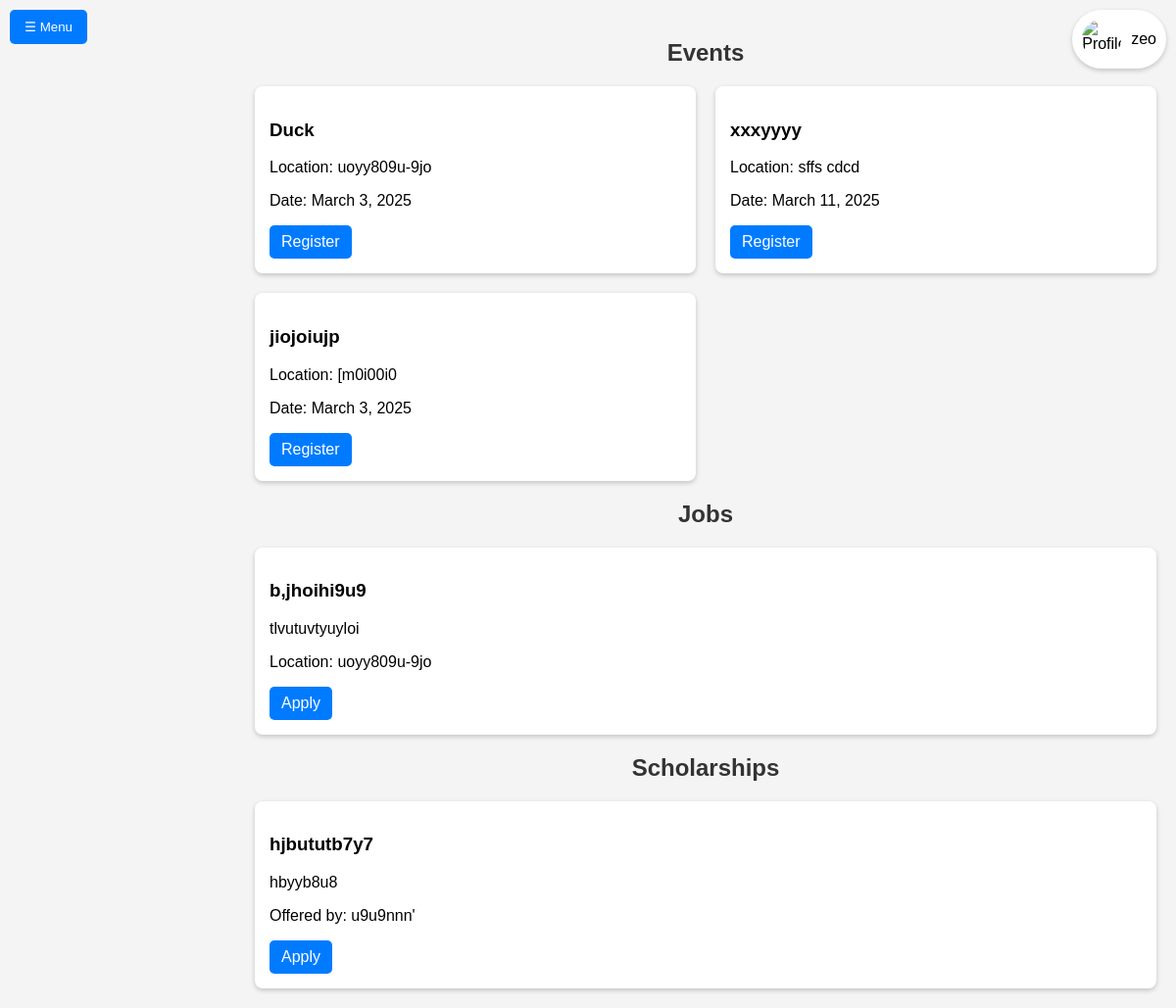
Page /dashboard/ (signed in) on the committed database.
### mainapp/models.py (models this page shows, shortened)
class AthleteProfile(models.Model):
    user = models.OneToOneField(User, on_delete=models.CASCADE)
    profile_picture = models.ImageField(upload_to='profile_pics/', null=True, blank=True)  # Allow blank images

class Event(models.Model):
    organizer = models.ForeignKey(CustomUser, on_delete=models.CASCADE, related_name="organized_events")
    name = models.CharField(max_length=255)
    date = models.DateField()
    location = models.CharField(max_length=255)
    entry_fee = models.DecimalField(max_digits=6, decimal_places=2, null=True, blank=True)
    rules = models.TextField()
    participants = models.ManyToManyField(CustomUser, blank=True, related_name="joined_events")

class Job(models.Model):
    title = models.CharField(max_length=255)
    description = models.TextField()
    posted_by = models.ForeignKey(CustomUser, on_delete=models.CASCADE, related_name="posted_jobs")
    location = models.CharField(max_length=255, blank=True)
    applicants = models.ManyToManyField(CustomUser, blank=True, related_name="job_applications")

class Scholarship(models.Model):
    title = models.CharField(max_length=255)
    details = models.TextField()
    organization = models.CharField(max_length=255)
    applicants = models.ManyToManyField(CustomUser, blank=True, related_name="applied_scholarships")

### accounts/models.py (models this page shows, shortened)
class CustomUser(AbstractUser):
    ROLE_CHOICES = [
        ("Athlete", "Athlete"),
        ("Trainer", "Trainer"),
        ("Organizer", "Organizer"),
    ]
    role = models.CharField(max_length=20, choices=ROLE_CHOICES, default="Athlete")
    profile_picture = models.ImageField(upload_to="profiles/", blank=True, null=True)

### mainapp/views.py (the view)
# urls.py: path("dashboard/", athlete_dashboard, name="athlete_dashboard"),
@login_required
def athlete_dashboard(request):
    athlete_profile, created = AthleteProfile.objects.get_or_create(user=request.user)
    events = Event.objects.all()
    teams = Team.objects.all()
    trainers = TrainerProfile.objects.all()
    jobs = Job.objects.all()
    scholarships = Scholarship.objects.all()
    context = {
        "athlete_profile": athlete_profile,
        "events": events,
        "teams": teams,
        "trainers": trainers,
        "jobs": jobs,
        "scholarships": scholarships
    }
    return render(request, "athlete_dashboard.html", context)

### templates/athlete_dashboard.html (shortened to what this page needs)
<!DOCTYPE html>
<html lang="en">
<head>
</head>
<body>
    <button class="menu-button" onclick="toggleMenu()">☰ Menu</button>
    <div class="profile">
        <img src="{% if athlete_profile.user.profile_picture %}{{ athlete_profile.user.profile_picture.url }}{% else %}/static/images/default-profile.png{% endif %}" alt="Profile">
        <span>{{ athlete_profile.user.username }}</span>
    </div>
    <div class="container">
        <h2>Events</h2>
        <div class="grid">
            {% for event in events %}
                <div class="card">
                    <h3>{{ event.name }}</h3>
                    <p>Location: {{ event.location }}</p>
                    <p>Date: {{ event.date }}</p>
                    <a href="{% url 'register_event' event.id %}" class="button">Register</a>
                </div>
            {% endfor %}
        </div>
        <h2>Jobs</h2>
        <div class="grid">
            {% for job in jobs %}
                <div class="card">
                    <h3>{{ job.title }}</h3>
                    <p>{{ job.description }}</p>
                    <p>Location: {{ job.location }}</p>
                    <a href="{% url 'apply_job' job.id %}" class="button">Apply</a>
                </div>
            {% endfor %}
        </div>
        <h2>Scholarships</h2>
        <div class="grid">
            {% for scholarship in scholarships %}
                <div class="card">
                    <h3>{{ scholarship.title }}</h3>
                    <p>{{ scholarship.details }}</p>
                    <p>Offered by: {{ scholarship.organization }}</p>
                    <a href="{% url 'apply_scholarship' scholarship.id %}" class="button">Apply</a>
                </div>
            {% endfor %}
        </div>
    </div>
</body>
</html>

### templates/athlete_dashboard.html (style rules this page uses)
body { font-family: Arial, sans-serif; background: #f4f4f4; margin: 0; padding: 0; }
.menu-button { position: fixed; top: 10px; left: 10px; background: #007BFF; color: white; padding: 10px 15px; border: none; cursor: pointer; border-radius: 5px; }
.profile { position: fixed; top: 10px; right: 10px; background: white; padding: 10px; border-radius: 50px; box-shadow: 0px 2px 5px rgba(0, 0, 0, 0.2); display: flex; align-items: center; }
.profile img { width: 40px; height: 40px; border-radius: 50%; margin-right: 10px; }
.container { margin-left: 240px; padding: 20px; }
h2 { text-align: center; color: #333; }
.grid { display: grid; grid-template-columns: repeat(auto-fit, minmax(300px, 1fr)); gap: 20px; }
.card { background: white; padding: 15px; border-radius: 8px; box-shadow: 0px 2px 5px rgba(0, 0, 0, 0.2); transition: transform 0.3s; }
.button { display: inline-block; padding: 8px 12px; background: #007BFF; color: white; text-decoration: none; border-radius: 5px; transition: background 0.3s; }

### rows in the picture
AthleteProfile: user.username "zeo"
Event: name "Duck", location "uoyy809u-9jo", date "March 3, 2025"
Event: name "xxxyyyy", location "sffs cdcd", date "March 11, 2025"
Event: name "jiojoiujp", location "[m0i00i0", date "March 3, 2025"
Job: title "b,jhoihi9u9", description "tlvutuvtyuyloi", location "uoyy809u-9jo"
Scholarship: title "hjbututb7y7", details "hbyyb8u8", organization "u9u9nnn'"
